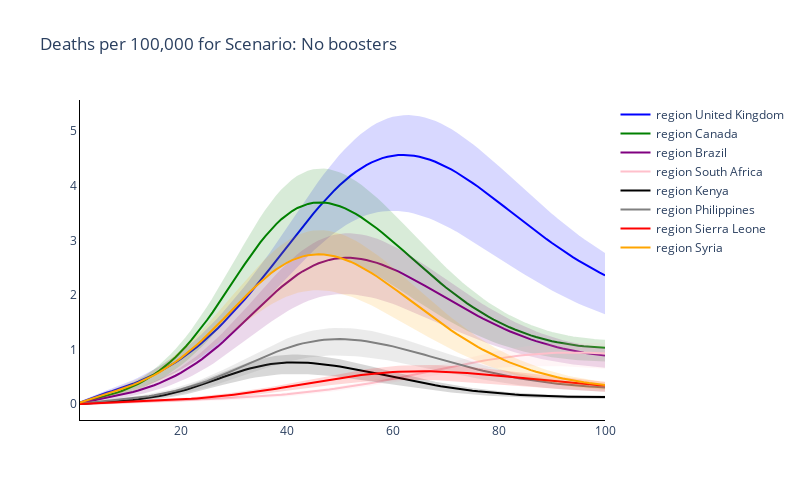
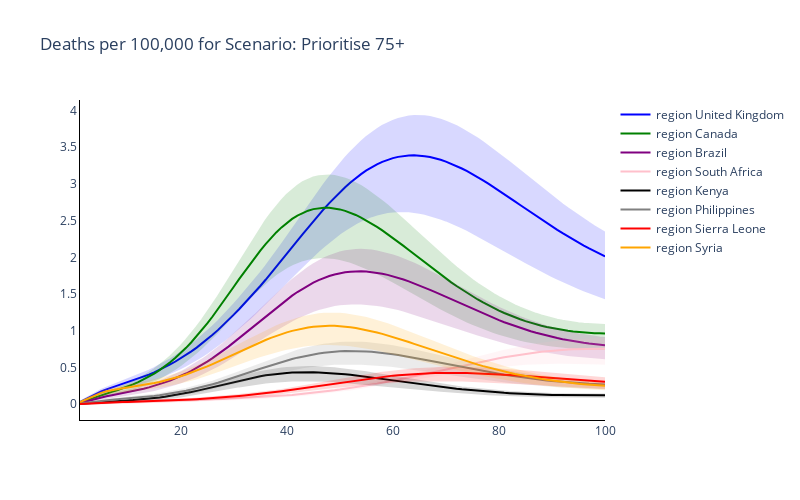
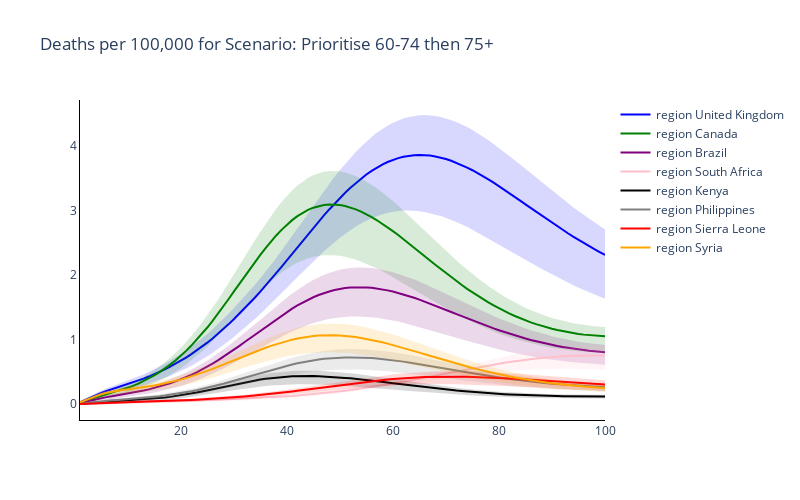
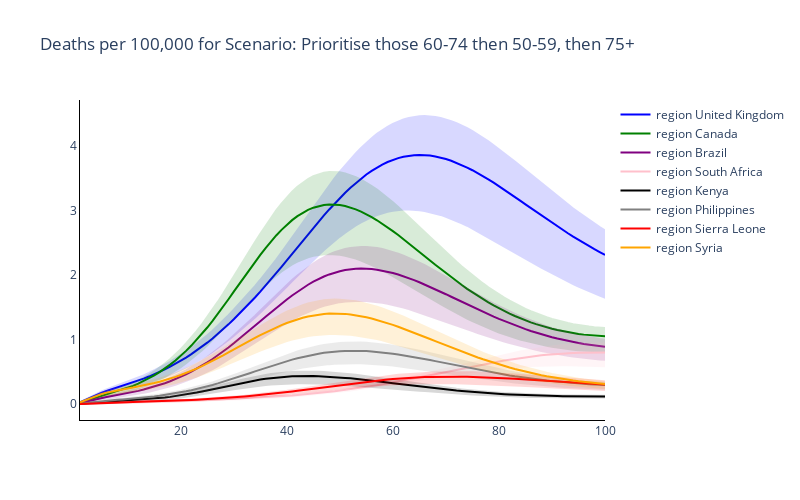

The code cell stored with these charts, in order, in its notebook:
### Markdown cell above
### Plot the time series of numbers of years lost of the two regions

### Code cell
# Trace names - represent the solver used for the simulation
trace_name = ['region {}'.format(r) for r in regions]

# Plot for each boosting scenario
for s, scenario in enumerate(scenario_names):
    fig = go.Figure()
    # Plot (line plot for each solver method for each age)
    for r, reg in enumerate(regions):
        fig.add_trace(
            go.Scatter(
                y=total_years_of_life_lost_mean[r][s, :],
                x=parameters.simulation_parameters.times,
                mode='lines',
                name=trace_name[r],
                line_color=colours[r],
            )
        )

        fig.add_trace(
            go.Scatter(
                y=total_years_of_life_lost_upper[r][s, :].tolist() + total_years_of_life_lost_lower[r][s, :].tolist()[::-1],
                x=parameters.simulation_parameters.times + parameters.simulation_parameters.times[::-1],
                mode='lines',
                name=trace_name[r],
                fill='toself',
                fillcolor=colours[r],
                line_color=colours[r],
                opacity=0.15,
                showlegend=False
            )
        )

    # Add axis labels
    fig.update_layout(
        boxmode='group',
        title='Deaths per 100,000 for Scenario: {}'.format(scenario),
        width=800,
        height=500,
        plot_bgcolor='white',
        xaxis=dict(linecolor='black'),
        yaxis=dict(linecolor='black'),
        hovermode='x unified'
        )

    fig.write_image('images/Deaths Scenario {}.pdf'.format(s+1))
    fig.show()
